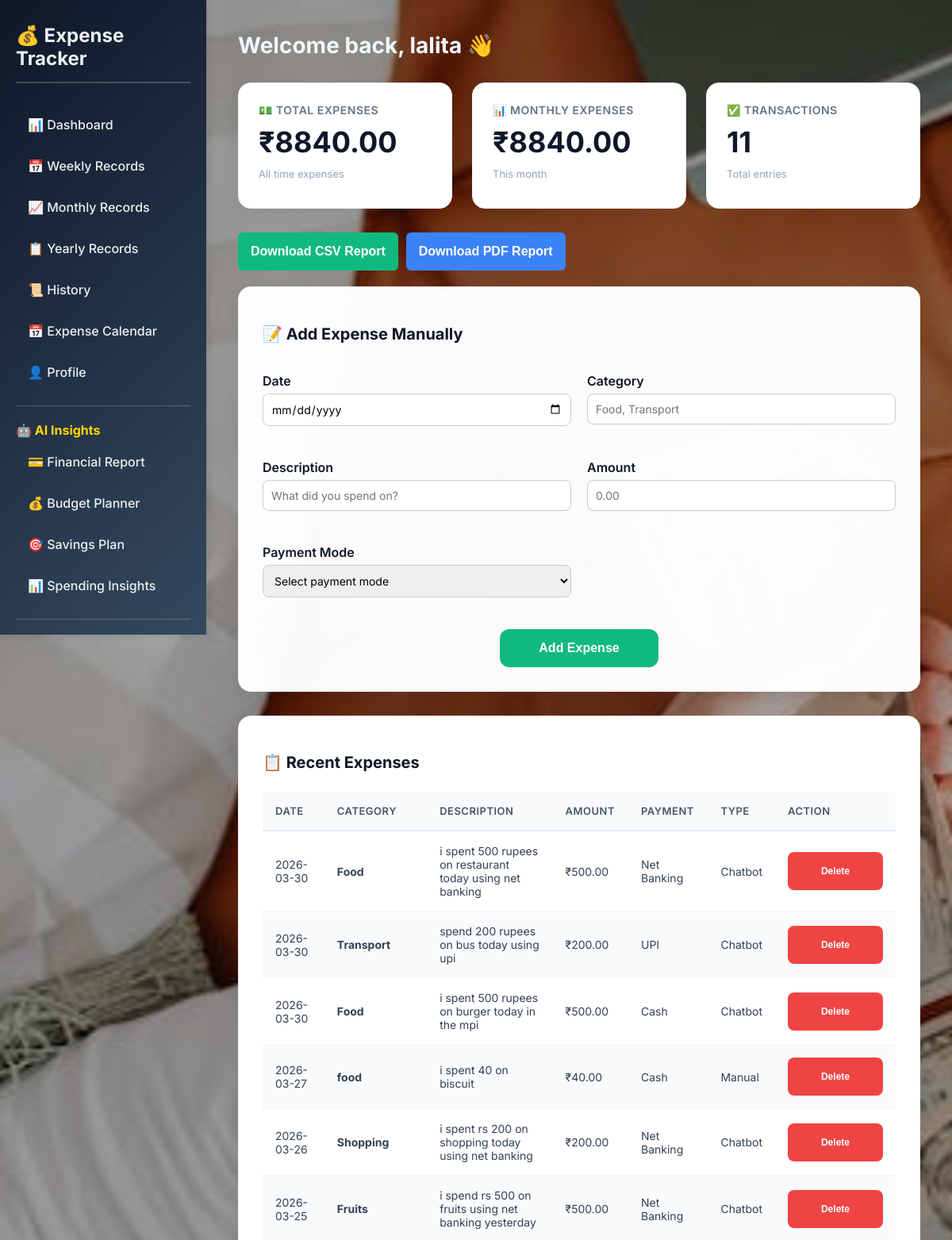
/dashboard (signed in, upper part), run on an earlier commit of the app's database.
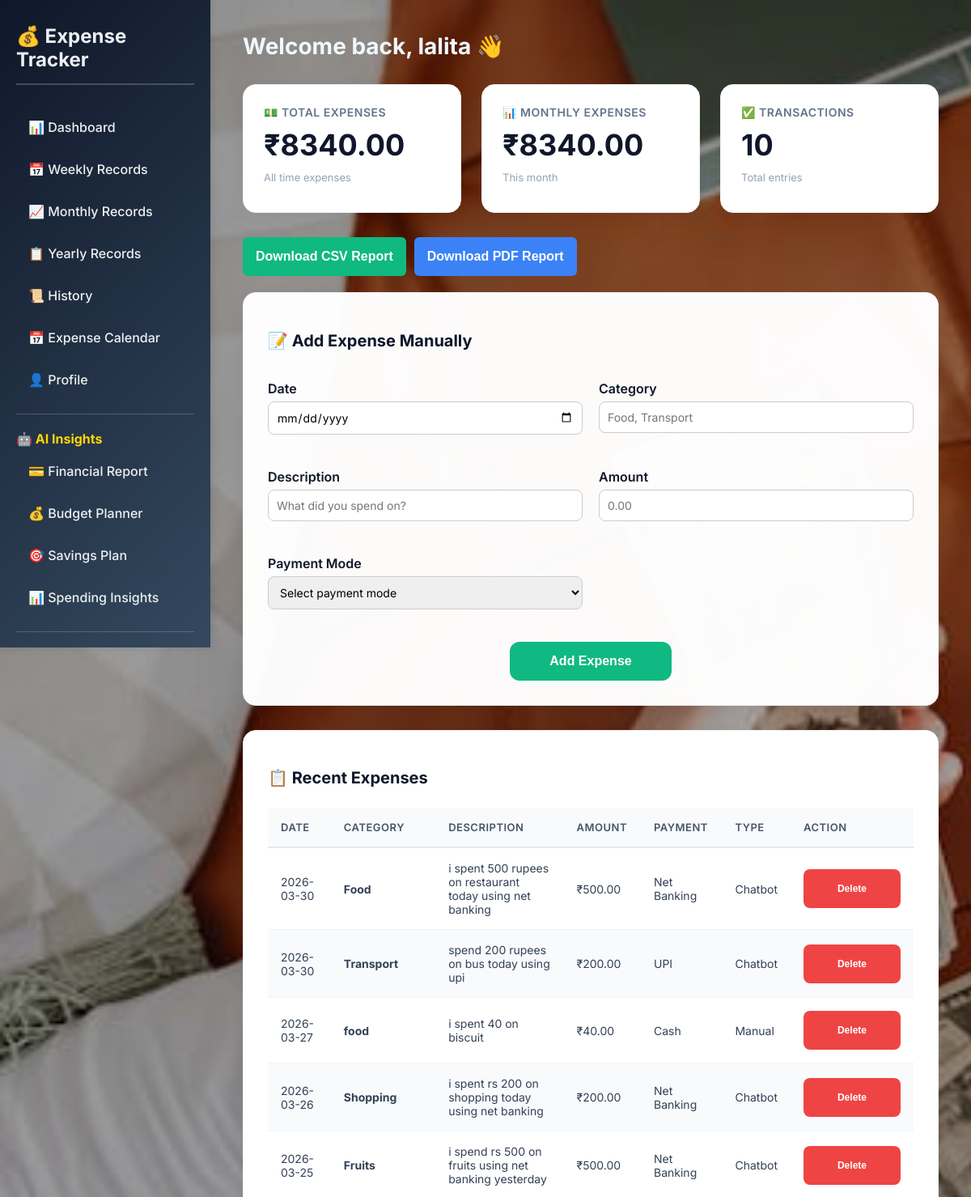
And on a later commit of the database.
### tables this page shows
CREATE TABLE expenses (
            id INTEGER PRIMARY KEY AUTOINCREMENT,
            user_id INTEGER NOT NULL,
            date TEXT NOT NULL,
            category TEXT NOT NULL,
            description TEXT NOT NULL,
            amount REAL NOT NULL,
            payment_mode TEXT NOT NULL,
            entry_type TEXT NOT NULL,
            FOREIGN KEY (user_id) REFERENCES users (id)
        );

### app.py (the view)
    def wrap(*args, **kwargs):
        if 'user_id' not in session:
            return redirect(url_for('login'))
        return f(*args, **kwargs)

### app.py (called while the page is built)
def get_db():
    db = sqlite3.connect('expense_tracker.db')
    db.row_factory = sqlite3.Row
    return db

def login_required(f):
    def wrap(*args, **kwargs):
        if 'user_id' not in session:
            return redirect(url_for('login'))
        return f(*args, **kwargs)
    wrap.__name__ = f.__name__
    return wrap

def get_user_expenses(user_id, start_date=None, end_date=None):
    db = get_db()
    query = 'SELECT * FROM expenses WHERE user_id = ?'
    params = [user_id]
    if start_date and end_date:
        query += ' AND date BETWEEN ? AND ?'
        params.extend([start_date, end_date])
    query += ' ORDER BY date DESC'
    return db.execute(query, params).fetchall()

### templates/dashboard.html (shortened to what the changed rows need)
{% extends "base.html" %}
{% block body_class %}dashboard-page{% endblock %}
{% block extra_css %}
<link rel="stylesheet" href="{{ url_for('static', filename='css/dashboard.css') }}">
{% endblock %}
{% block content %}
            <h1 style="color: aliceblue;">Welcome back, {{ username }} 👋</h1>
            <div class="summary-cards">
                <div class="card">
                    <h3>💵 Total Expenses</h3>
                    <div class="card-value">₹{{ "%.2f"|format(total_expenses) }}</div>
                    <p>All time expenses</p>
                </div>
                <div class="card">
                    <h3>📊 Monthly Expenses</h3>
                    <div class="card-value">₹{{ "%.2f"|format(monthly_expenses) }}</div>
                    <p>This month</p>
                </div>
                <div class="card">
                    <h3>✅ Transactions</h3>
                    <div class="card-value">{{ total_transactions }}</div>
                    <p>Total entries</p>
                </div>
            </div>
            <div class="expense-form">
                <h2>📝 Add Expense Manually</h2>
            </div>
            <div class="expense-table">
                <h2>📋 Recent Expenses</h2>
                <table>
                    <thead>
                        <tr>
                            <th>Date</th>
                            <th>Category</th>
                            <th>Description</th>
                            <th>Amount</th>
                            <th>Payment</th>
                            <th>Type</th>
                            <th>Action</th>
                        </tr>
                    </thead>
                    <tbody>
                        {% if expenses %}
                        {% for expense in expenses %}
                        <tr>
                            <td>{{ expense.date }}</td>
                            <td><strong>{{ expense.category }}</strong></td>
                            <td>{{ expense.description }}</td>
                            <td>₹{{ "%.2f"|format(expense.amount) }}</td>
                            <td>{{ expense.payment_mode }}</td>
                            <td>{{ expense.entry_type }}</td>
                            <td>
                                <button class="btn btn-danger" style="padding:6px 12px;font-size:12px;"
                                    onclick="deleteExpense('{{ expense.id }}')">
                                    Delete
                                </button>
                            </td>
                        </tr>
                        {% endfor %}
                        {% else %}
                        <tr>
                            <td colspan="7">No expenses found</td>
                        </tr>
                        {% endif %}
                    </tbody>
                </table>
            </div>
        </div>
    </div>
{% endblock %}

What changed in the data, as far as the page shows it:
removed expenses: date "2026-03-30", category "Food", description "i spent 500 rupees on burger today in the mpi", amount "500.00", payment_mode "Cash", entry_type "Chatbot"
Also different on the page:
{{ "%.2f"|format(total_expenses) }}: "8840.00" → "8340.00"
{{ "%.2f"|format(monthly_expenses) }}: "8840.00" → "8340.00"
{{ total_transactions }}: "11" → "10"
